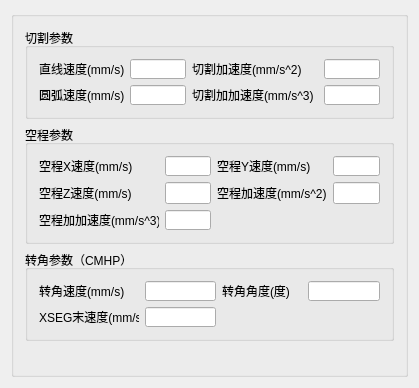
<?xml version="1.0" encoding="UTF-8"?>
<ui version="4.0">
 <class>QG_dlgToolSettingClass</class>
 <widget class="QDialog" name="QG_dlgToolSettingClass">
  <property name="geometry">
   <rect>
    <x>0</x>
    <y>0</y>
    <width>419</width>
    <height>388</height>
   </rect>
  </property>
  <property name="windowTitle">
   <string>QG_dlgToolSetting</string>
  </property>
  <layout class="QGridLayout" name="gridLayout_4">
   <item row="0" column="0">
    <widget class="QGroupBox" name="groupBox_2">
     <property name="title">
      <string/>
     </property>
     <layout class="QGridLayout" name="gridLayout">
      <item row="2" column="0" colspan="2">
       <widget class="QGroupBox" name="groupBox_3">
        <property name="sizePolicy">
         <sizepolicy hsizetype="Expanding" vsizetype="Expanding">
          <horstretch>0</horstretch>
          <verstretch>0</verstretch>
         </sizepolicy>
        </property>
        <property name="title">
         <string>转角参数（CMHP）</string>
        </property>
        <layout class="QGridLayout" name="gridLayout_5">
         <item row="2" column="1">
          <widget class="QLineEdit" name="lineEdit_XSEG_velocity">
           <property name="minimumSize">
            <size>
             <width>0</width>
             <height>20</height>
            </size>
           </property>
          </widget>
         </item>
         <item row="0" column="0">
          <widget class="QLabel" name="label_10">
           <property name="minimumSize">
            <size>
             <width>100</width>
             <height>20</height>
            </size>
           </property>
           <property name="text">
            <string>转角速度(mm/s)</string>
           </property>
          </widget>
         </item>
         <item row="2" column="0">
          <widget class="QLabel" name="label_12">
           <property name="minimumSize">
            <size>
             <width>80</width>
             <height>20</height>
            </size>
           </property>
           <property name="text">
            <string>XSEG末速度(mm/s)</string>
           </property>
          </widget>
         </item>
         <item row="0" column="1">
          <widget class="QLineEdit" name="lineEdit_corner_velocity">
           <property name="minimumSize">
            <size>
             <width>0</width>
             <height>20</height>
            </size>
           </property>
          </widget>
         </item>
         <item row="0" column="2">
          <widget class="QLabel" name="label_11">
           <property name="minimumSize">
            <size>
             <width>80</width>
             <height>20</height>
            </size>
           </property>
           <property name="text">
            <string>转角角度(度)</string>
           </property>
          </widget>
         </item>
         <item row="0" column="3">
          <widget class="QLineEdit" name="lineEdit_corner_angle">
           <property name="minimumSize">
            <size>
             <width>0</width>
             <height>20</height>
            </size>
           </property>
          </widget>
         </item>
        </layout>
       </widget>
      </item>
      <item row="3" column="0">
       <spacer name="verticalSpacer">
        <property name="orientation">
         <enum>Qt::Vertical</enum>
        </property>
        <property name="sizeHint" stdset="0">
         <size>
          <width>20</width>
          <height>40</height>
         </size>
        </property>
       </spacer>
      </item>
      <item row="1" column="0" colspan="2">
       <widget class="QGroupBox" name="groupBox_6">
        <property name="sizePolicy">
         <sizepolicy hsizetype="Expanding" vsizetype="Expanding">
          <horstretch>0</horstretch>
          <verstretch>0</verstretch>
         </sizepolicy>
        </property>
        <property name="title">
         <string>空程参数</string>
        </property>
        <layout class="QGridLayout" name="gridLayout_3">
         <item row="0" column="0">
          <widget class="QLabel" name="label_21">
           <property name="sizePolicy">
            <sizepolicy hsizetype="Expanding" vsizetype="Fixed">
             <horstretch>0</horstretch>
             <verstretch>0</verstretch>
            </sizepolicy>
           </property>
           <property name="minimumSize">
            <size>
             <width>80</width>
             <height>20</height>
            </size>
           </property>
           <property name="text">
            <string>空程X速度(mm/s)</string>
           </property>
          </widget>
         </item>
         <item row="0" column="1">
          <widget class="QLineEdit" name="lineEdit_jump_velocity_x">
           <property name="sizePolicy">
            <sizepolicy hsizetype="Expanding" vsizetype="Fixed">
             <horstretch>0</horstretch>
             <verstretch>0</verstretch>
            </sizepolicy>
           </property>
           <property name="minimumSize">
            <size>
             <width>0</width>
             <height>20</height>
            </size>
           </property>
          </widget>
         </item>
         <item row="0" column="2">
          <widget class="QLabel" name="label_29">
           <property name="text">
            <string>空程Y速度(mm/s)</string>
           </property>
          </widget>
         </item>
         <item row="0" column="3">
          <widget class="QLineEdit" name="lineEdit_jump_velocity_y">
           <property name="sizePolicy">
            <sizepolicy hsizetype="Expanding" vsizetype="Expanding">
             <horstretch>0</horstretch>
             <verstretch>0</verstretch>
            </sizepolicy>
           </property>
           <property name="maximumSize">
            <size>
             <width>16777215</width>
             <height>20</height>
            </size>
           </property>
          </widget>
         </item>
         <item row="1" column="0">
          <widget class="QLabel" name="label_30">
           <property name="text">
            <string>空程Z速度(mm/s)</string>
           </property>
          </widget>
         </item>
         <item row="1" column="1">
          <widget class="QLineEdit" name="lineEdit_jump_velocity_z"/>
         </item>
         <item row="1" column="2">
          <widget class="QLabel" name="label_22">
           <property name="sizePolicy">
            <sizepolicy hsizetype="Expanding" vsizetype="Fixed">
             <horstretch>0</horstretch>
             <verstretch>0</verstretch>
            </sizepolicy>
           </property>
           <property name="minimumSize">
            <size>
             <width>110</width>
             <height>20</height>
            </size>
           </property>
           <property name="text">
            <string>空程加速度(mm/s^2)</string>
           </property>
          </widget>
         </item>
         <item row="1" column="3">
          <widget class="QLineEdit" name="lineEdit_jump_acc">
           <property name="sizePolicy">
            <sizepolicy hsizetype="Expanding" vsizetype="Fixed">
             <horstretch>0</horstretch>
             <verstretch>0</verstretch>
            </sizepolicy>
           </property>
           <property name="minimumSize">
            <size>
             <width>0</width>
             <height>20</height>
            </size>
           </property>
          </widget>
         </item>
         <item row="2" column="0">
          <widget class="QLabel" name="label_23">
           <property name="sizePolicy">
            <sizepolicy hsizetype="Expanding" vsizetype="Fixed">
             <horstretch>0</horstretch>
             <verstretch>0</verstretch>
            </sizepolicy>
           </property>
           <property name="minimumSize">
            <size>
             <width>120</width>
             <height>20</height>
            </size>
           </property>
           <property name="text">
            <string>空程加加速度(mm/s^3)</string>
           </property>
          </widget>
         </item>
         <item row="2" column="1">
          <widget class="QLineEdit" name="lineEdit_jump_jerk">
           <property name="sizePolicy">
            <sizepolicy hsizetype="Expanding" vsizetype="Fixed">
             <horstretch>0</horstretch>
             <verstretch>0</verstretch>
            </sizepolicy>
           </property>
           <property name="minimumSize">
            <size>
             <width>0</width>
             <height>20</height>
            </size>
           </property>
          </widget>
         </item>
        </layout>
       </widget>
      </item>
      <item row="0" column="0" colspan="2">
       <widget class="QGroupBox" name="groupBox">
        <property name="title">
         <string>切割参数</string>
        </property>
        <layout class="QGridLayout" name="gridLayout_2">
         <item row="1" column="6">
          <widget class="QLineEdit" name="lineEdit_line_jerk">
           <property name="minimumSize">
            <size>
             <width>0</width>
             <height>20</height>
            </size>
           </property>
          </widget>
         </item>
         <item row="1" column="4" colspan="2">
          <widget class="QLabel" name="label_5">
           <property name="minimumSize">
            <size>
             <width>80</width>
             <height>20</height>
            </size>
           </property>
           <property name="text">
            <string>切割加加速度(mm/s^3)</string>
           </property>
          </widget>
         </item>
         <item row="1" column="0">
          <widget class="QLabel" name="label_6">
           <property name="minimumSize">
            <size>
             <width>80</width>
             <height>20</height>
            </size>
           </property>
           <property name="text">
            <string>圆弧速度(mm/s)</string>
           </property>
          </widget>
         </item>
         <item row="1" column="1">
          <widget class="QLineEdit" name="lineEdit_arc_velocity">
           <property name="minimumSize">
            <size>
             <width>0</width>
             <height>20</height>
            </size>
           </property>
          </widget>
         </item>
         <item row="0" column="4">
          <widget class="QLabel" name="label_4">
           <property name="minimumSize">
            <size>
             <width>120</width>
             <height>20</height>
            </size>
           </property>
           <property name="text">
            <string>切割加速度(mm/s^2)</string>
           </property>
          </widget>
         </item>
         <item row="0" column="0">
          <widget class="QLabel" name="label_2">
           <property name="minimumSize">
            <size>
             <width>85</width>
             <height>20</height>
            </size>
           </property>
           <property name="text">
            <string>直线速度(mm/s)</string>
           </property>
          </widget>
         </item>
         <item row="0" column="1">
          <widget class="QLineEdit" name="lineEdit_line_velocity">
           <property name="minimumSize">
            <size>
             <width>0</width>
             <height>20</height>
            </size>
           </property>
          </widget>
         </item>
         <item row="0" column="6">
          <widget class="QLineEdit" name="lineEdit_line_acc">
           <property name="minimumSize">
            <size>
             <width>0</width>
             <height>20</height>
            </size>
           </property>
          </widget>
         </item>
        </layout>
       </widget>
      </item>
     </layout>
    </widget>
   </item>
  </layout>
 </widget>
 <layoutdefault spacing="6" margin="11"/>
 <resources/>
 <connections/>
</ui>
